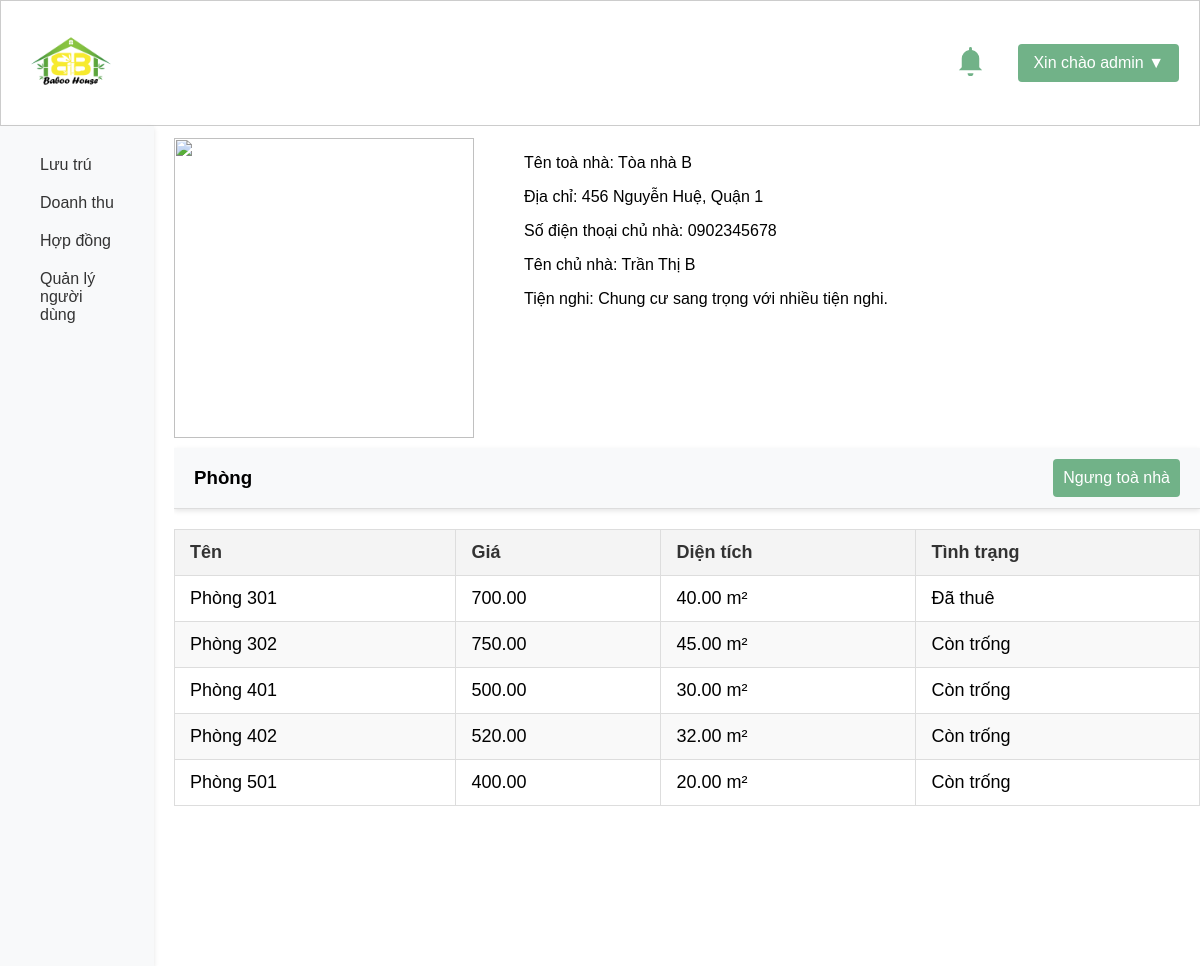
Screenshot of /templates/view_building.php?building_id=2 (signed in) with the database file from the repository.
### tables this page shows
CREATE TABLE `buildings` (
  `building_id` int(11) NOT NULL,
  `user_id` int(11) DEFAULT NULL,
  `name` varchar(255) DEFAULT NULL,
  `address` varchar(255) DEFAULT NULL,
  `rental_price` decimal(10,2) DEFAULT NULL,
  `owner_name` varchar(255) DEFAULT NULL,
  `owner_phone` varchar(50) DEFAULT NULL,
  `building_type` varchar(50) DEFAULT NULL,
  `electricity_price` decimal(10,2) DEFAULT NULL,
  `water_price` decimal(10,2) DEFAULT NULL,
  `description` text DEFAULT NULL,
  `last_modified` datetime DEFAULT NULL,
  `photo_urls` text DEFAULT NULL,
  `approved` tinyint(1) DEFAULT 0
);

CREATE TABLE `rooms` (
  `room_id` int(11) NOT NULL,
  `building_id` int(11) DEFAULT NULL,
  `room_name` varchar(255) DEFAULT NULL,
  `area` decimal(10,2) DEFAULT NULL,
  `rental_price` decimal(10,2) DEFAULT NULL,
  `room_type` varchar(50) DEFAULT NULL,
  `room_status` varchar(50) DEFAULT NULL,
  `photo_urls` text DEFAULT NULL
);

### admin/getallroom.php (called while the page is built, shortened)
<?php
require '../config/database.php';
function getAllrooms($building_id) {
    global $conn;
    $sql = "SELECT * FROM rooms WHERE building_id = ?";
    $stmt = $conn->prepare($sql);
    if ($building_id) {
        $stmt->bind_param("i", $building_id);
    }
    $stmt->execute();
    $result = $stmt->get_result();
    return $result;
}
?>

### templates/view_building.php (the view, shortened to what this page needs)
<?php
require '../config/database.php';
require '../admin/getallroom.php';
$building_id = $_GET['building_id'];
$sql = "SELECT * FROM buildings WHERE building_id = ?";
$stmt = $conn->prepare($sql);
$stmt->bind_param("i", $building_id);
$stmt->execute();
$result = $stmt->get_result();
$building = $result->fetch_assoc();
$rooms = getAllRooms($building_id);
?>
<!DOCTYPE html>
<html lang="en">
<head>
    <link rel="stylesheet" href="../assets/css/rooms.css">
</head>
<body>
    <?php include '../includes/header.php'; ?>
    <div class="head-container">
        <div class="main-content">
            <div class="building-info-container">
                <img src="">
                <div>
                    <p>Tên toà nhà: <?php echo htmlspecialchars($building['name']); ?></p>
                    <p>Địa chỉ: <?php echo htmlspecialchars($building['address']); ?></p>
                    <p>Số điện thoại chủ nhà: <?php echo htmlspecialchars($building['owner_phone']); ?></p>
                    <p>Tên chủ nhà: <?php echo htmlspecialchars($building['owner_name']); ?></p>
                    <p>Tiện nghi: <?php echo htmlspecialchars($building['description']); ?></p>
                </div>
            </div>
            <div class="manage-head">
                <h3>Phòng</h3>
                <?php if (isset($_SESSION['role']) && $_SESSION['role'] == 'admin'): ?>
                    <?php if ($building['approved']): ?>
                        <form action="../admin/approve_room.php" method="POST">
                            <button type="submit" class="create">Ngưng toà nhà</button>
                        </form>
                    <?php endif; ?>
                <?php endif; ?>
            </div>
            <table>
                <thead>
                    <tr>
                        <th>Tên</th>
                        <th>Giá</th>
                        <th>Diện tích</th>
                        <th>Tình trạng</th>
                    </tr>
                </thead>
                <tbody>
                <?php if ($rooms->num_rows > 0): ?>
                    <?php foreach ($rooms as $room): ?>
                    <tr>
                        <td><?php echo htmlspecialchars($room['room_name']); ?></td>
                        <td><?php echo htmlspecialchars($room['rental_price']); ?></td>
                        <td><?php echo htmlspecialchars($room['area']); ?> m&#178;</td>
                        <td><?php echo htmlspecialchars($room['room_status']); ?></td>
                    </tr>
                    <?php endforeach; ?>
                <?php else: ?>
                    <tr>
                        <td colspan="5">Không tìm thấy phòng</td>
                    </tr>
                <?php endif; ?>
                </tbody>
            </table>
        </div>
        <?php include '../includes/sidebar.php'; ?>
    </div>
</body>
</html>

### assets/css/rooms.css (style rules this page uses)
.building-info-container { display: flex; gap: 50px; margin-bottom: 1%; }
.building-info-container img { width: 300px; height: 300px; }

### assets/css/style.css (style rules this page uses)
* { user-select: none; -webkit-user-drag: none; }
body { width: 100%; height: 100%; margin: 0; overflow: hidden; font-family: Arial, sans-serif; }
input[type="checkbox"], input[type="range"], button { cursor: pointer; }
button[type="submit"] { width: 100%; padding: 10px; background-color: #71b288; border: none; border-radius: 4px; color: #ffffff; font-size: 16px; cursor: pointer; }
.head-container { column-gap: 20px; background-color: #ffffff; width: 100%; display: flex; flex-direction: row-reverse; }
.manage-head { width: auto; display: flex; flex-direction: row; justify-content: space-between; align-items: center; padding: 0px 20px; background-color: #f8f9fa; border-bottom: 1px solid #ddd; box-shadow: 0 2px 5px rgba(0, 0, 0, 0.1); }
.main-content { width: 90%; height: 85vh; overflow-y: scroll; margin-top: 1%; }
table { width: 100%; border-collapse: collapse; margin: 20px 0; font-size: 18px; text-align: left; border-collapse: collapse; width: auto; table-layout: auto; }
table th, table td { padding: 12px 15px; border: 1px solid #ddd; }
table th { background-color: #f4f4f4; color: #333; }
table tr:nth-child(even) { background-color: #f9f9f9; }
.create, .delete, .edit { display: inline-block; padding: 10px 20px; font-size: 16px; color: #fff; background-color: #71b288; border: none; border-radius: 5px; cursor: pointer; }
table { border-collapse: collapse; margin: 20px 0; font-size: 18px; text-align: left; border-collapse: collapse; width: 100%; table-layout: auto; }

### rows the page displays
buildings: name "Tòa nhà B", address "456 Nguyễn Huệ, Quận 1", owner_phone "0902345678", owner_name "Trần Thị B", description "Chung cư sang trọng với nhiều tiện nghi."
rooms: room_name "Phòng 301", rental_price "700.00", area "40.00", room_status "Đã thuê"
rooms: room_name "Phòng 302", rental_price "750.00", area "45.00", room_status "Còn trống"
rooms: room_name "Phòng 401", rental_price "500.00", area "30.00", room_status "Còn trống"
rooms: room_name "Phòng 402", rental_price "520.00", area "32.00", room_status "Còn trống"
rooms: room_name "Phòng 501", rental_price "400.00", area "20.00", room_status "Còn trống"

### other values shown
$_SESSION['username'] "admin"
